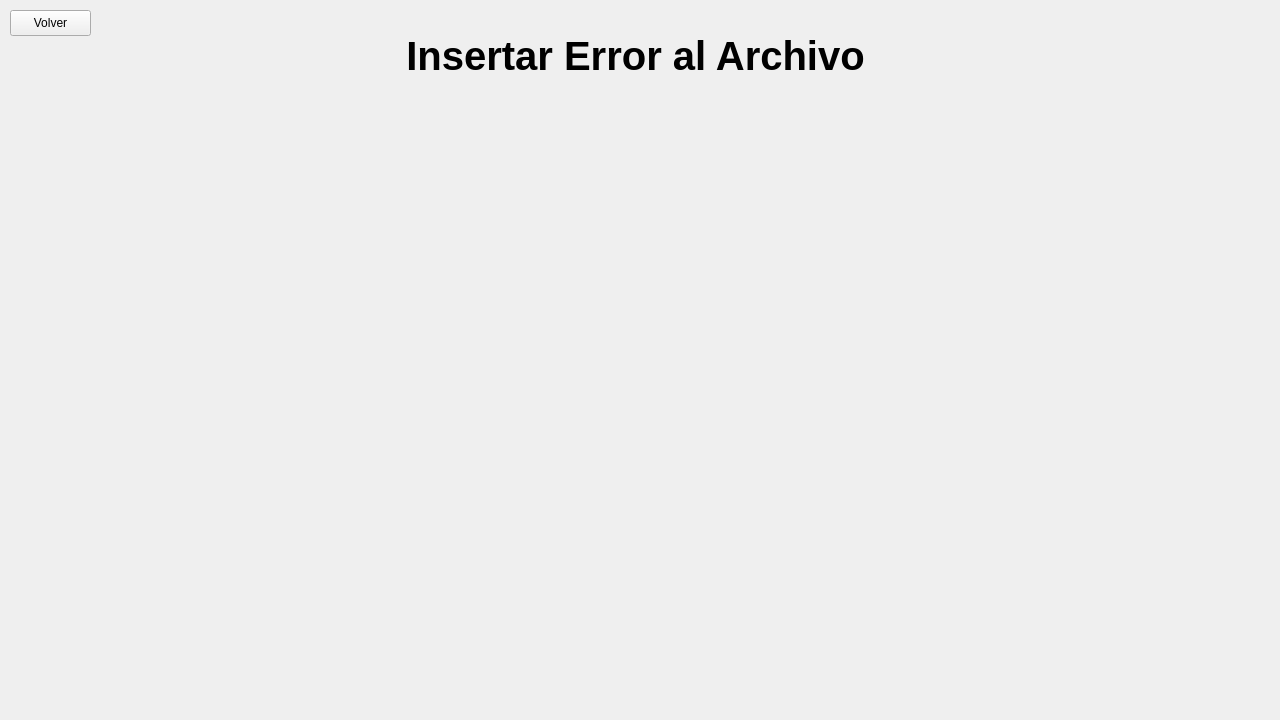
<?xml version="1.0" encoding="UTF-8"?>
<ui version="4.0">
 <class>addError</class>
 <widget class="QWidget" name="addError">
  <property name="geometry">
   <rect>
    <x>0</x>
    <y>0</y>
    <width>1280</width>
    <height>720</height>
   </rect>
  </property>
  <property name="windowTitle">
   <string>Form</string>
  </property>
  <widget class="QPushButton" name="back_btn">
   <property name="geometry">
    <rect>
     <x>10</x>
     <y>10</y>
     <width>81</width>
     <height>26</height>
    </rect>
   </property>
   <property name="text">
    <string>Volver</string>
   </property>
  </widget>
  <widget class="QLabel" name="tituloLabel">
   <property name="geometry">
    <rect>
     <x>390</x>
     <y>30</y>
     <width>491</width>
     <height>51</height>
    </rect>
   </property>
   <property name="font">
    <font>
     <pointsize>30</pointsize>
     <bold>true</bold>
    </font>
   </property>
   <property name="text">
    <string>Insertar Error al Archivo</string>
   </property>
   <property name="alignment">
    <set>Qt::AlignmentFlag::AlignCenter</set>
   </property>
  </widget>
 </widget>
 <resources/>
 <connections/>
</ui>
